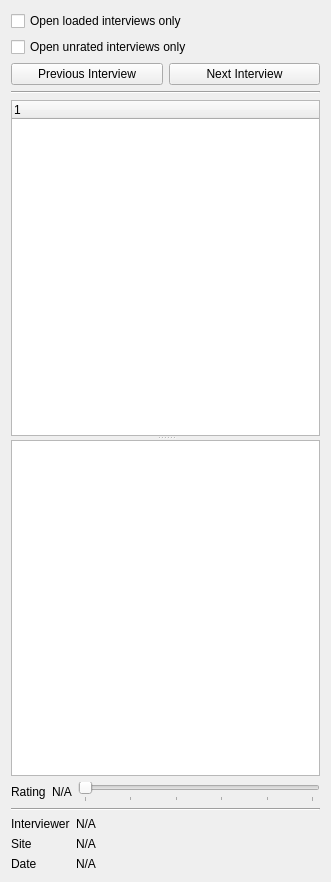
<?xml version="1.0" encoding="UTF-8"?>
<ui version="4.0">
 <class>QAlderInterviewWidget</class>
 <widget class="QWidget" name="QAlderInterviewWidget">
  <property name="geometry">
   <rect>
    <x>0</x>
    <y>0</y>
    <width>331</width>
    <height>882</height>
   </rect>
  </property>
  <property name="windowTitle">
   <string>Form</string>
  </property>
  <layout class="QVBoxLayout" name="verticalLayout">
   <item>
    <widget class="QCheckBox" name="loadedCheckBox">
     <property name="text">
      <string>Open loaded interviews only</string>
     </property>
     <property name="checked">
      <bool>false</bool>
     </property>
    </widget>
   </item>
   <item>
    <widget class="QCheckBox" name="unratedCheckBox">
     <property name="text">
      <string>Open unrated interviews only</string>
     </property>
    </widget>
   </item>
   <item>
    <layout class="QHBoxLayout" name="buttonLayout">
     <item>
      <widget class="QPushButton" name="previousPushButton">
       <property name="text">
        <string>Previous Interview</string>
       </property>
      </widget>
     </item>
     <item>
      <widget class="QPushButton" name="nextPushButton">
       <property name="text">
        <string>Next Interview</string>
       </property>
      </widget>
     </item>
    </layout>
   </item>
   <item>
    <widget class="Line" name="line1">
     <property name="orientation">
      <enum>Qt::Horizontal</enum>
     </property>
    </widget>
   </item>
   <item>
    <widget class="QSplitter" name="splitter">
     <property name="orientation">
      <enum>Qt::Vertical</enum>
     </property>
     <widget class="QTreeWidget" name="examTreeWidget">
      <property name="sizePolicy">
       <sizepolicy hsizetype="Minimum" vsizetype="Expanding">
        <horstretch>0</horstretch>
        <verstretch>0</verstretch>
       </sizepolicy>
      </property>
      <property name="minimumSize">
       <size>
        <width>200</width>
        <height>0</height>
       </size>
      </property>
      <column>
       <property name="text">
        <string notr="true">1</string>
       </property>
      </column>
     </widget>
     <widget class="QTextEdit" name="noteTextEdit">
      <property name="sizePolicy">
       <sizepolicy hsizetype="Minimum" vsizetype="Minimum">
        <horstretch>0</horstretch>
        <verstretch>0</verstretch>
       </sizepolicy>
      </property>
      <property name="minimumSize">
       <size>
        <width>200</width>
        <height>0</height>
       </size>
      </property>
     </widget>
    </widget>
   </item>
   <item>
    <layout class="QHBoxLayout" name="ratingLayout">
     <item>
      <widget class="QLabel" name="ratingLabel">
       <property name="sizePolicy">
        <sizepolicy hsizetype="Fixed" vsizetype="Preferred">
         <horstretch>0</horstretch>
         <verstretch>0</verstretch>
        </sizepolicy>
       </property>
       <property name="text">
        <string>Rating</string>
       </property>
      </widget>
     </item>
     <item>
      <widget class="QLabel" name="ratingValueLabel">
       <property name="sizePolicy">
        <sizepolicy hsizetype="Fixed" vsizetype="Preferred">
         <horstretch>0</horstretch>
         <verstretch>0</verstretch>
        </sizepolicy>
       </property>
       <property name="text">
        <string>N/A</string>
       </property>
      </widget>
     </item>
     <item>
      <widget class="QSlider" name="ratingSlider">
       <property name="sizePolicy">
        <sizepolicy hsizetype="Preferred" vsizetype="Fixed">
         <horstretch>0</horstretch>
         <verstretch>0</verstretch>
        </sizepolicy>
       </property>
       <property name="maximum">
        <number>5</number>
       </property>
       <property name="orientation">
        <enum>Qt::Horizontal</enum>
       </property>
       <property name="invertedAppearance">
        <bool>false</bool>
       </property>
       <property name="tickPosition">
        <enum>QSlider::TicksBelow</enum>
       </property>
       <property name="tickInterval">
        <number>0</number>
       </property>
      </widget>
     </item>
    </layout>
   </item>
   <item>
    <widget class="Line" name="line2">
     <property name="orientation">
      <enum>Qt::Horizontal</enum>
     </property>
    </widget>
   </item>
   <item>
    <layout class="QFormLayout" name="infoLayout">
     <property name="fieldGrowthPolicy">
      <enum>QFormLayout::AllNonFixedFieldsGrow</enum>
     </property>
     <item row="0" column="0">
      <widget class="QLabel" name="infoInterviewerLabel">
       <property name="sizePolicy">
        <sizepolicy hsizetype="Fixed" vsizetype="Preferred">
         <horstretch>0</horstretch>
         <verstretch>0</verstretch>
        </sizepolicy>
       </property>
       <property name="text">
        <string>Interviewer</string>
       </property>
      </widget>
     </item>
     <item row="0" column="1">
      <widget class="QLabel" name="infoInterviewerValueLabel">
       <property name="text">
        <string>N/A</string>
       </property>
      </widget>
     </item>
     <item row="1" column="0">
      <widget class="QLabel" name="infoSiteLabel">
       <property name="sizePolicy">
        <sizepolicy hsizetype="Fixed" vsizetype="Preferred">
         <horstretch>0</horstretch>
         <verstretch>0</verstretch>
        </sizepolicy>
       </property>
       <property name="text">
        <string>Site</string>
       </property>
      </widget>
     </item>
     <item row="1" column="1">
      <widget class="QLabel" name="infoSiteValueLabel">
       <property name="text">
        <string>N/A</string>
       </property>
      </widget>
     </item>
     <item row="2" column="0">
      <widget class="QLabel" name="infoDateLabel">
       <property name="sizePolicy">
        <sizepolicy hsizetype="Fixed" vsizetype="Preferred">
         <horstretch>0</horstretch>
         <verstretch>0</verstretch>
        </sizepolicy>
       </property>
       <property name="text">
        <string>Date</string>
       </property>
      </widget>
     </item>
     <item row="2" column="1">
      <widget class="QLabel" name="infoDateValueLabel">
       <property name="text">
        <string>N/A</string>
       </property>
      </widget>
     </item>
    </layout>
   </item>
  </layout>
 </widget>
 <resources/>
 <connections/>
</ui>
